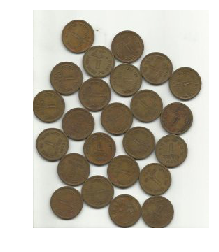
#> input picture images/coins.png, 219 x 252 px
$ python main.py
#> lines starting #> are read from the running program, lines starting #| are printed output that depends on the picture; after the words box and inside, x2 and y2 are one past the last pixel; in counts of white or black regions, pixels touching at a corner belong together
import cv2
import numpy as np
import matplotlib.pyplot as plt

def imshow(title, img):
    """Display image with title using matplotlib (no OpenCV window)"""
    plt.figure(figsize=(6,6))
    if len(img.shape) == 3:
        plt.imshow(cv2.cvtColor(img, cv2.COLOR_BGR2RGB))
    else:
        plt.imshow(img, cmap='gray')
    plt.title(title)
    plt.axis('off')
    plt.show()

img = cv2.imread('images/coins.png')
#> img is the input picture: shape (252, 219, 3); mean B, G, R 172.5, 184.2, 189.9
imshow('01 Original', img)

gray = cv2.cvtColor(img, cv2.COLOR_BGR2GRAY)
imshow('02 Grayscale', gray)

_, bin_img = cv2.threshold(gray, 0, 255,
                          cv2.THRESH_BINARY_INV + cv2.THRESH_OTSU)
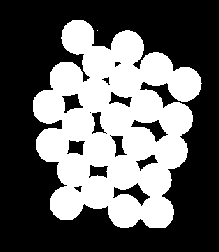
#> bin_img: shape (252, 219); 39.1% white; 2 white regions (1 under 20 px), largest, box (x1, y1, x2, y2) and area: (33, 20, 202, 228) 21553
imshow('03 Threshold (Otsu inverse)', bin_img)

kernel = cv2.getStructuringElement(cv2.MORPH_RECT, (3,3))
bin_img = cv2.morphologyEx(bin_img, cv2.MORPH_OPEN, kernel, iterations=2)
#> bin_img: shape (252, 219); 39% white; 1 white region, box (x1, y1, x2, y2) and area: (33, 20, 201, 228) 21530
imshow('04 Morphological opening', bin_img)

sure_bg = cv2.dilate(bin_img, kernel, iterations=3)
#> sure_bg: shape (252, 219); 48.5% white; 1 white region, box (x1, y1, x2, y2) and area: (30, 17, 204, 231) 26772
dist = cv2.distanceTransform(bin_img, cv2.DIST_L2, 5)
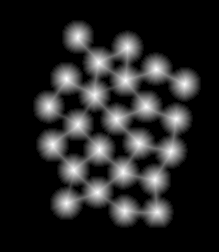
#> dist: shape (252, 219) float32; min 0, max 16.78, mean 2.46; drawn with min black and max white
_, sure_fg = cv2.threshold(dist, 0.5*dist.max(), 255, 0)
#> sure_fg: shape (252, 219) float32; 11.4% white; 24 white regions, largest, box (x1, y1, x2, y2) and area: (116, 69, 137, 89) 278, (90, 140, 108, 159) 277, (115, 163, 134, 182) 276
sure_fg = sure_fg.astype(np.uint8)
unknown = cv2.subtract(sure_bg, sure_fg)
#> unknown: shape (252, 219); 37.1% white; 1 white region, box (x1, y1, x2, y2) and area: (30, 17, 204, 231) 20470

fig, ax = plt.subplots(2,2,figsize=(10,10))
ax[0,0].imshow(sure_bg, cmap='gray'); ax[0,0].set_title('Sure Background')
ax[0,1].imshow(dist, cmap='gray');   ax[0,1].set_title('Distance Transform')
ax[1,0].imshow(sure_fg, cmap='gray'); ax[1,0].set_title('Sure Foreground')
ax[1,1].imshow(unknown, cmap='gray'); ax[1,1].set_title('Unknown')
for a in ax.flat: a.axis('off')
plt.tight_layout()
plt.show()

_, markers = cv2.connectedComponents(sure_fg)
#> markers: shape (252, 219) int32; 25 distinct labels, from 0 to 24
markers = markers + 1
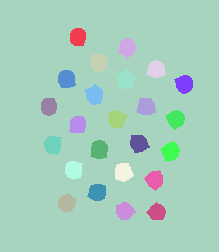
#> markers: shape (252, 219) int32; 25 distinct labels, from 1 to 25; one colour per label, 0 black
markers[unknown == 255] = 0
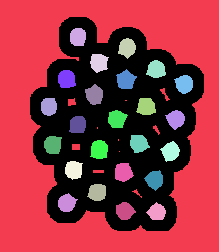
#> markers: shape (252, 219) int32; 26 distinct labels, from 0 to 25; one colour per label, 0 black
plt.figure(figsize=(6,6))
plt.imshow(markers, cmap='tab20b')
plt.title('06 Labeled markers')
plt.axis('off')
plt.show()

markers = cv2.watershed(img, markers)
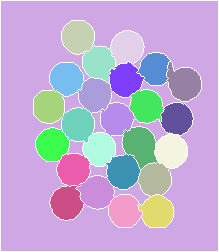
#> markers: shape (252, 219) int32; 26 distinct labels, from -1 to 25; one colour per label, 0 black, -1 white
img_out = img.copy()
contours = []
for label in np.unique(markers)[2:]:
    mask = np.where(markers == label, 255, 0).astype(np.uint8)
    cnts, _ = cv2.findContours(mask, cv2.RETR_EXTERNAL, cv2.CHAIN_APPROX_SIMPLE)
    if cnts:
        contours.append(cnts[0])
#> this loop made 24 passes
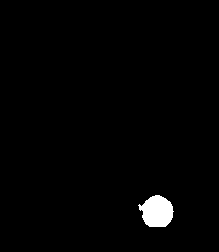
#> mask: shape (252, 219); 1.5% white; 1 white region
#> after the loop, contours = 24 contours; largest, box (x1, y1, x2, y2) and area: (122, 127, 157, 169) 913, (167, 62, 201, 101) 855, (106, 154, 140, 189) 829, (76, 176, 114, 209) 817, (62, 108, 94, 143) 808
img_out = cv2.drawContours(img_out, contours, -1, (0,23,223), 2)
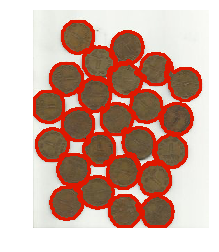
#> img_out: shape (252, 219, 3); 14.3% of pixels changed, all inside (x1, y1, x2, y2) = (33, 20, 202, 228)
imshow('07 Final result (watershed contours)', img_out)
